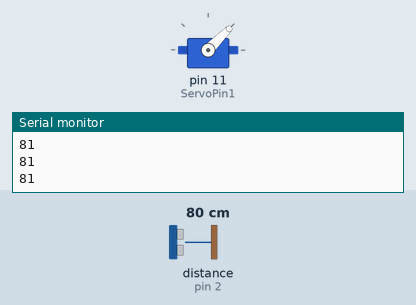
This sketch was run on a simulated Arduino Uno, built with avr-gcc and run on an emulated ATmega328P. Shown: servo, the last lines printed to the serial monitor. Inputs (shaded band) come from the test bench; at power-on: distance to the obstacle (sensor on pin 2) 80 cm. The echo pulse lasts 58.3 µs per cm.

Above: at 14.14 s.
14.8 s: distance to the obstacle (sensor on pin 2) set to 2 cm
At 16.3 s:
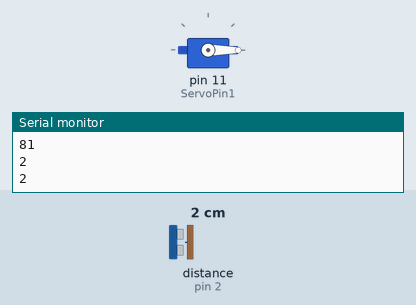
16.5 s: distance to the obstacle (sensor on pin 2) set to 4 cm
18.0 s: distance to the obstacle (sensor on pin 2) set to 7 cm
At 18.16 s:
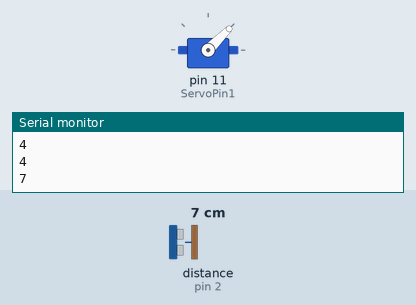
Timing chart, 0 to 21.0 s (numbered marks = the images above; inputs shaded):
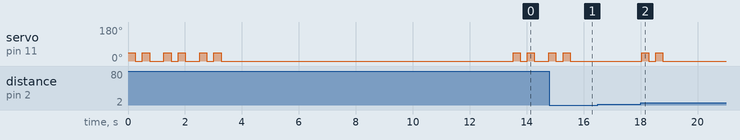

The sketch:

Ultrasonic_Servo_for_spooky_skelly.ino
```cpp
//Ultrasonic Distance Sensor controls Servos
//for skelly
//
//By Jordan Gonzales


#include <Servo.h>    //servo library
#include <NewPing.h>  //ultrasonic library

const int ServoPin1 = 11;
const int TriggerPin = 3;
const int EchoPin = 2;
int waveCount = 0;

void(*resetFunc)(void) = 0;

//100cm is max detection distance
NewPing sonar(TriggerPin, EchoPin, 100);
Servo servo1;          //first servo object

void setup() {

  Serial.begin(9600);
  servo1.attach(ServoPin1);   //attach first servo to arduino pin 11

}

void loop() {

  int cm = sonar.ping_cm();
  Serial.println(cm);

  //int angle = map(cm, 20, 50, 80, 120);
  //servo1.write(angle);

  //makes a wave gesture if somebody is within 50cm of sensor
  if (cm <= 100 && cm > 5) {

    servo1.write(45);
    delay(250);
    servo1.write(0);
    delay(250);
    servo1.write(45);
    delay(250);
    servo1.write(0);
    delay(250);

    waveCount += 1;

    if (waveCount == 3) {
      delay(10000);
      resetFunc();
    }


    //delay(10000);
    //cm = sonar.ping_cm();

  }

  delay(250);

}
```

Measured:
- the behaviour switches between 5 and 6 cm on distance to the obstacle (sensor on pin 2) (found by bisection; images 1 and 2)
- after the input at 14.8 s, servo on pin 11 (ServoPin1): goes on until 15.5 s, then stays 0°
- after the input at 18.0 s, servo on pin 11 (ServoPin1): alternates 45° for 0.25 s and 0° for 0.25 s, 4 changes in all, then stays 0°, starting at once
